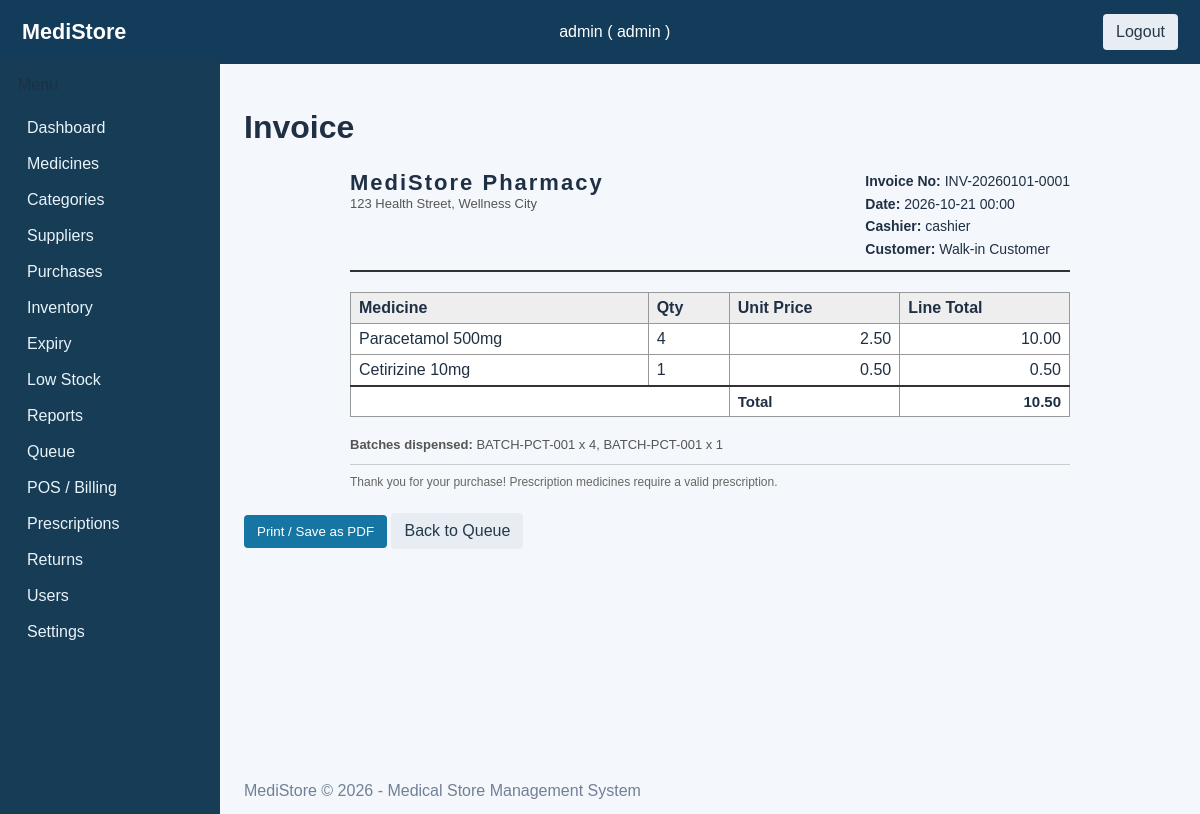
The page /billing/invoice.php?id=1 (signed in) on the database its author committed.
### tables this page shows
CREATE TABLE settings (
    setting_key   VARCHAR(100) NOT NULL PRIMARY KEY,
    setting_value VARCHAR(255) NOT NULL
);

CREATE TABLE invoices (
    invoice_id   INT UNSIGNED NOT NULL AUTO_INCREMENT PRIMARY KEY,
    invoice_no   VARCHAR(50) NOT NULL UNIQUE,
    queue_id     INT UNSIGNED,
    cashier_id   INT UNSIGNED NOT NULL,
    prescription_id INT UNSIGNED NULL,
    customer_name VARCHAR(100),
    total_amount DECIMAL(10,2) NOT NULL DEFAULT 0.00,
    status       ENUM('completed','returned','cancelled') NOT NULL DEFAULT 'completed',
    created_at   TIMESTAMP NOT NULL DEFAULT CURRENT_TIMESTAMP,
    CONSTRAINT fk_invoices_queue FOREIGN KEY (queue_id) REFERENCES queue_entries(queue_id) ON DELETE RESTRICT,
    CONSTRAINT fk_invoices_cashier FOREIGN KEY (cashier_id) REFERENCES users(user_id) ON DELETE RESTRICT,
    CONSTRAINT fk_invoices_prescription FOREIGN KEY (prescription_id) REFERENCES prescriptions(prescription_id) ON DELETE RESTRICT
);

CREATE TABLE users (
    user_id    INT UNSIGNED NOT NULL AUTO_INCREMENT PRIMARY KEY,
    role_id    TINYINT UNSIGNED NOT NULL,
    username   VARCHAR(50) NOT NULL UNIQUE,
    password   VARCHAR(255) NOT NULL,
    full_name  VARCHAR(100) NOT NULL,
    status     ENUM('active','inactive') NOT NULL DEFAULT 'active',
    created_at TIMESTAMP NOT NULL DEFAULT CURRENT_TIMESTAMP,
    CONSTRAINT fk_users_role FOREIGN KEY (role_id) REFERENCES roles(role_id) ON DELETE RESTRICT
);

CREATE TABLE invoice_items (
    item_id      INT UNSIGNED NOT NULL AUTO_INCREMENT PRIMARY KEY,
    invoice_id   INT UNSIGNED NOT NULL,
    medicine_id  INT UNSIGNED NOT NULL,
    medicine_name VARCHAR(150) NOT NULL,
    qty          INT UNSIGNED NOT NULL,
    unit_price   DECIMAL(10,2) NOT NULL,
    line_total   DECIMAL(10,2) NOT NULL,
    CONSTRAINT fk_invoice_items_invoice FOREIGN KEY (invoice_id) REFERENCES invoices(invoice_id) ON DELETE RESTRICT,
    CONSTRAINT fk_invoice_items_medicine FOREIGN KEY (medicine_id) REFERENCES medicines(medicine_id) ON DELETE RESTRICT
);

CREATE TABLE sale_allocations (
    allocation_id INT UNSIGNED NOT NULL AUTO_INCREMENT PRIMARY KEY,
    invoice_id    INT UNSIGNED NOT NULL,
    invoice_item_id INT UNSIGNED NOT NULL,
    batch_id      INT UNSIGNED NOT NULL,
    qty           INT UNSIGNED NOT NULL,
    CONSTRAINT fk_sale_allocations_invoice FOREIGN KEY (invoice_id) REFERENCES invoices(invoice_id) ON DELETE RESTRICT,
    CONSTRAINT fk_sale_allocations_item FOREIGN KEY (invoice_item_id) REFERENCES invoice_items(item_id) ON DELETE RESTRICT,
    CONSTRAINT fk_sale_allocations_batch FOREIGN KEY (batch_id) REFERENCES batches(batch_id) ON DELETE RESTRICT
);

CREATE TABLE batches (
    batch_id         INT UNSIGNED NOT NULL AUTO_INCREMENT PRIMARY KEY,
    medicine_id      INT UNSIGNED NOT NULL,
    batch_no         VARCHAR(50) NOT NULL,
    purchase_price   DECIMAL(10,2) NOT NULL DEFAULT 0.00,
    available_qty    INT UNSIGNED NOT NULL DEFAULT 0,
    expiry_date      DATE NOT NULL,
    created_at       TIMESTAMP NOT NULL DEFAULT CURRENT_TIMESTAMP,
    CONSTRAINT fk_batches_medicine FOREIGN KEY (medicine_id) REFERENCES medicines(medicine_id) ON DELETE RESTRICT,
    CONSTRAINT chk_batches_qty CHECK (available_qty >= 0)
);

### includes/functions.php (called while the page is built, shortened)
<?php
function e(string $value = ''): string {
    return htmlspecialchars($value, ENT_QUOTES | ENT_HTML5, 'UTF-8');
}

### billing/invoice.php (the view, shortened to what this page needs)
<?php
require_once __DIR__ . '/../includes/header.php';
$pdo = db();
$id = (int)($_GET['id'] ?? 0);
$stmt = $pdo->prepare("
    SELECT i.*, u.username AS cashier_name
    FROM invoices i
    JOIN users u ON u.user_id = i.cashier_id
    WHERE i.invoice_id = ?
");
$stmt->execute([$id]);
$inv = $stmt->fetch();
$stmt = $pdo->prepare("
    SELECT * FROM invoice_items WHERE invoice_id = ? ORDER BY item_id
");
$stmt->execute([$id]);
$items = $stmt->fetchAll();
$stmt = $pdo->prepare("
    SELECT sa.batch_id, b.batch_no, sa.qty
    FROM sale_allocations sa
    JOIN batches b ON b.batch_id = sa.batch_id
    WHERE sa.invoice_id = ?
    ORDER BY sa.allocation_id
");
$stmt->execute([$id]);
$allocs = $stmt->fetchAll();
$settings = [];
$rows = $pdo->query("SELECT setting_key, setting_value FROM settings")->fetchAll();
foreach ($rows as $r) { $settings[$r['setting_key']] = $r['setting_value']; }
?>
<h1>Invoice</h1>
<div class="invoice">
    <div class="inv-header">
        <div class="inv-store">
            <h2><?php echo e($settings['store_name'] ?? 'MediStore'); ?></h2>
            <div><?php echo e($settings['store_address'] ?? ''); ?></div>
        </div>
        <div class="inv-meta">
            <strong>Invoice No:</strong> <?php echo e($inv['invoice_no']); ?><br>
            <strong>Date:</strong> <?php echo e(date('Y-m-d H:i', strtotime($inv['created_at']))); ?><br>
            <strong>Cashier:</strong> <?php echo e($inv['cashier_name']); ?><br>
            <strong>Customer:</strong> <?php echo e($inv['customer_name'] ?? 'Walk-in'); ?>
        </div>
    </div>
    <table class="inv-table">
        <thead><tr>
            <th>Medicine</th><th>Qty</th><th>Unit Price</th><th>Line Total</th>
        </tr></thead>
        <tbody>
        <?php $grand=0; foreach ($items as $it):
            $grand += $it['line_total'];
        ?>
            <tr>
                <td><?php echo e($it['medicine_name']); ?></td>
                <td><?php echo (int)$it['qty']; ?></td>
                <td><?php echo e(number_format($it['unit_price'], 2)); ?></td>
                <td><?php echo e(number_format($it['line_total'], 2)); ?></td>
            </tr>
        <?php endforeach; ?>
            <tr class="total-row">
                <td colspan="2"></td>
                <td><strong>Total</strong></td>
                <td><strong><?php echo e(number_format($grand, 2)); ?></strong></td>
            </tr>
        </tbody>
    </table>
    <?php if (!empty($allocs)): ?>
    <div style="margin:12px 0; font-size:13px; color:#555;">
        <strong>Batches dispensed:</strong>
        <?php foreach ($allocs as $a): ?>
            <?php echo e($a['batch_no']); ?> x <?php echo (int)$a['qty']; ?><?php echo end($allocs) === $a ? '' : ', '; ?>
        <?php endforeach; ?>
    </div>
    <?php endif; ?>
    <div class="inv-footer">
        Thank you for your purchase! Prescription medicines require a valid prescription.
    </div>
</div>
<p class="print-hide"><button class="btn" onclick="window.print()">Print / Save as PDF</button> <a class="btn ghost" href="queue.php">Back to Queue</a></p>
<?php require_once __DIR__ . '/../includes/footer.php'; ?>

### assets/css/style.css (style rules this page uses)
:root { font-family:Arial,sans-serif;color:#203044;background:#f4f7fb }
* { box-sizing:border-box }
body { margin:0 }
table { width:100%;border-collapse:collapse;background:white;margin:14px 0 }
th,td { padding:10px;border-bottom:1px solid #dce4ec;text-align:left }
th { background:#eaf0f5 }
.btn,button { display:inline-block;background:#1676a3;color:white;padding:9px 13px;border:0;border-radius:4px;text-decoration:none;cursor:pointer }
.btn.ghost { background:#e7edf2;color:#23394b }

### billing/invoice.php (style rules this page uses)
.invoice { max-width: 720px; margin: 24px auto; font-family: Arial, sans-serif; }
.inv-header { display: flex; justify-content: space-between; border-bottom: 2px solid #333; padding-bottom: 10px; margin-bottom: 20px; }
.inv-store h2 { margin: 0; font-size: 22px; letter-spacing: 2px; }
.inv-store div { font-size: 13px; color: #555; }
.inv-meta { font-size: 14px; line-height: 1.6; }
.inv-table { width: 100%; border-collapse: collapse; margin-bottom: 20px; }
.inv-table th, .inv-table td { border: 1px solid #999; padding: 6px 8px; text-align: left; }
.inv-table th { background: #eee; }
.inv-table td:nth-child(3), .inv-table td:nth-child(4), .inv-table td:nth-child(5) { text-align: right; }
.inv-table .total-row td { border-top: 2px solid #333; font-weight: bold; font-size: 15px; }
.inv-footer { font-size: 12px; color: #666; border-top: 1px solid #ccc; padding-top: 10px; }

### rows shown on the page
settings: setting_value "MediStore Pharmacy"
invoices: invoice_no "INV-20260101-0001", created_at "2026-10-21 00:00", cashier.username "cashier", customer_name "Walk-in Customer"
invoice_items: medicine_name "Paracetamol 500mg", qty "4", unit_price "2.50", line_total "10.00"
invoice_items: medicine_name "Cetirizine 10mg", qty "1", unit_price "0.50", line_total "0.50"
sale_allocations: batch.batch_no "BATCH-PCT-001", qty "4"
sale_allocations: batch.batch_no "BATCH-PCT-001", qty "1"

### other values the page prints
$_SESSION['username'] "admin"
$_SESSION['user_role'] "admin"
$label "Medicines"
$label "Categories"
$label "Suppliers"
$label "Purchases"
$label "Inventory"
$label "Expiry"
$label "Low Stock"
$label "Reports"
$label "Queue"
$label "POS / Billing"
$label "Prescriptions"
$label "Returns"
$label "Users"
